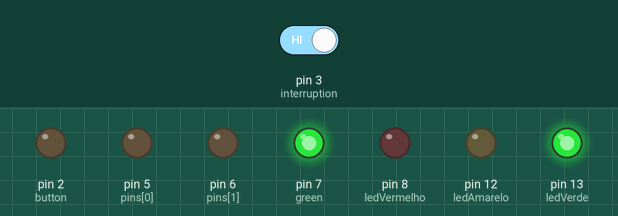
This sketch was run on a simulated Arduino Uno, built with avr-gcc and run on an emulated ATmega328P. Shown: output pins drawn as LEDs (lit = HIGH). The inputs (shaded band) are chosen by the test bench; at power-on: pin 3 (interruption) HIGH.

Above: at 4.2 s.
4.3 s: pin 3 (interruption) driven HIGH
At 8.3 s:
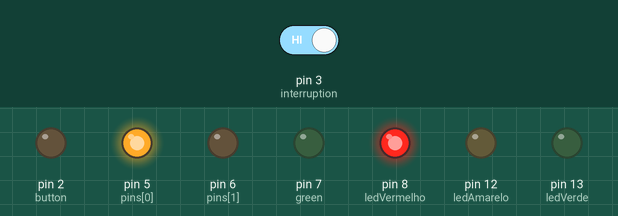
At 13.3 s:
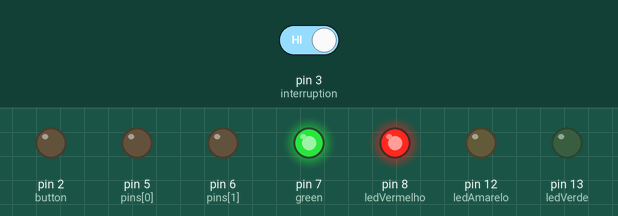
Timing chart, 0 to 35.5 s (numbered marks = the images above; inputs shaded):
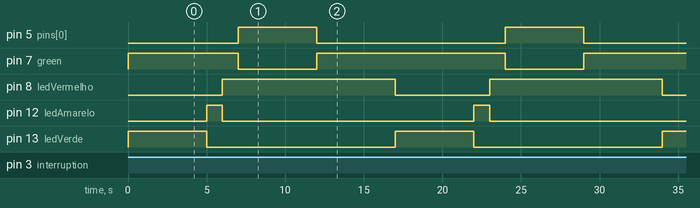

The sketch:

Trafficlightportuguesewithcrosswalkbutton.ino
```cpp
// (licence header left out)
int ledVermelho = 8, ledAmarelo=12, ledVerde=13;
int red=5,green=7,blue=6;
int button=2,interruption=3;
volatile int state=LOW;

int matrix[2][3]={{1,0,0},
				  {0,0,1}};

int pins[]={5,6,7};

int i,j;

void setup() {
  //light-traffic
  pinMode(ledVermelho, OUTPUT);
  pinMode(ledAmarelo, OUTPUT);
  pinMode(ledVerde, OUTPUT);

  //button
  pinMode(button,OUTPUT);
  pinMode(interruption, INPUT_PULLUP);
  attachInterrupt(digitalPinToInterrupt(interruption), blink, CHANGE);

  //crosswalk
  for(i=0;i<3;i++)
  {
   pinMode(pins[i],OUTPUT);
  }
}


void loop() {

  digitalWrite(green, HIGH);
  //Luz verde
  digitalWrite(ledVerde, HIGH);
  delay(5000);
  digitalWrite(ledVerde, LOW);

  digitalWrite(button,state);

  if(digitalRead(2)==LOW)
  {
        //Luz amarelo
  	digitalWrite(ledAmarelo, HIGH);
  	delay(1000);
  	digitalWrite(ledAmarelo, LOW);

   	//Luz vermelho
  	digitalWrite(ledVermelho, HIGH);
  	delay(1000);

  	//passadeira
  	for(i=0;i<2;i++)
  	{
    	for(j=0;j<3;j++)
    	{
    	  digitalWrite(pins[j],matrix[i][j]);
    	}
   	 delay(5000);
    }

    digitalWrite(ledVermelho, LOW);
  }
}

void blink(){
	state=!state;
}
```

Measured:
- by itself, pin 5 (pins[0]), pin 13 (ledVerde): alternates HIGH for 5.0 s and LOW for 12.0 s
- by itself, pin 7 (green): alternates HIGH for 12.0 s and LOW for 5.0 s
- by itself, pin 8 (ledVermelho): alternates HIGH for 11.0 s and LOW for 6.0 s
- by itself, pin 12 (ledAmarelo): alternates HIGH for 1.0 s and LOW for 16.0 s
